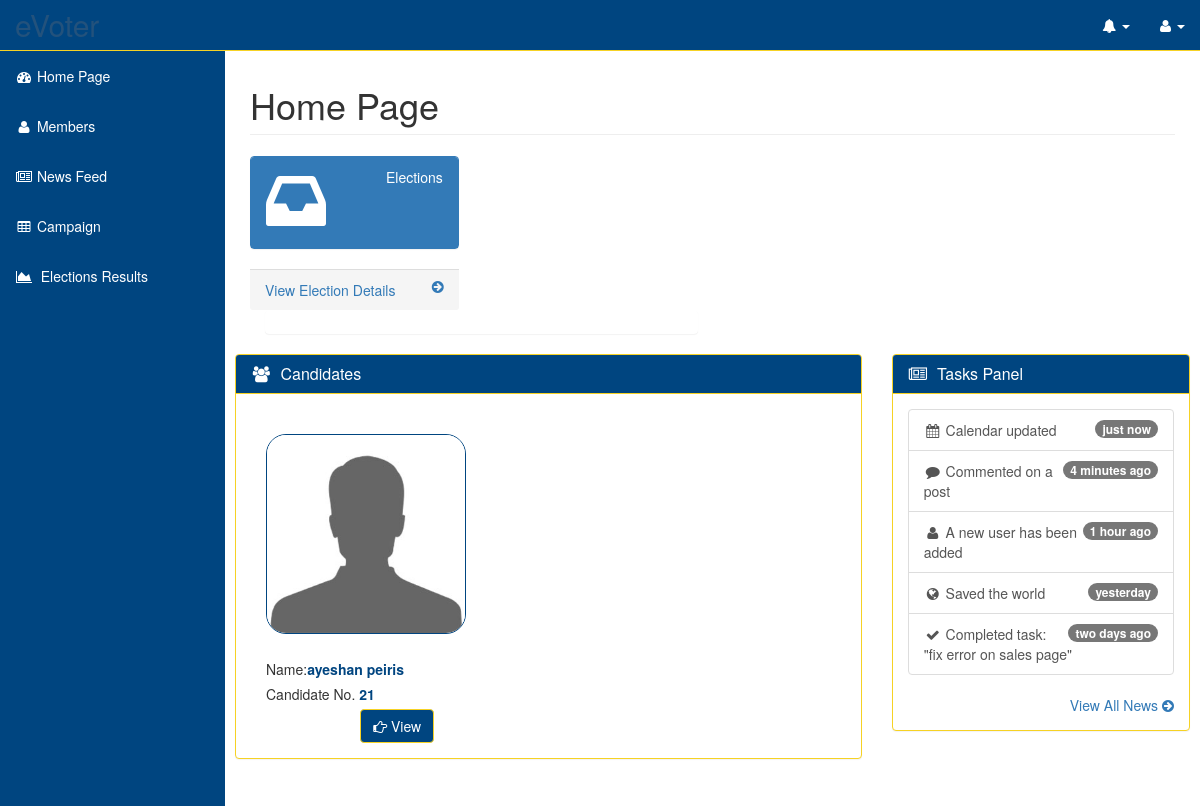
/app/view/memberHome.php, run on an earlier commit of the app's database.
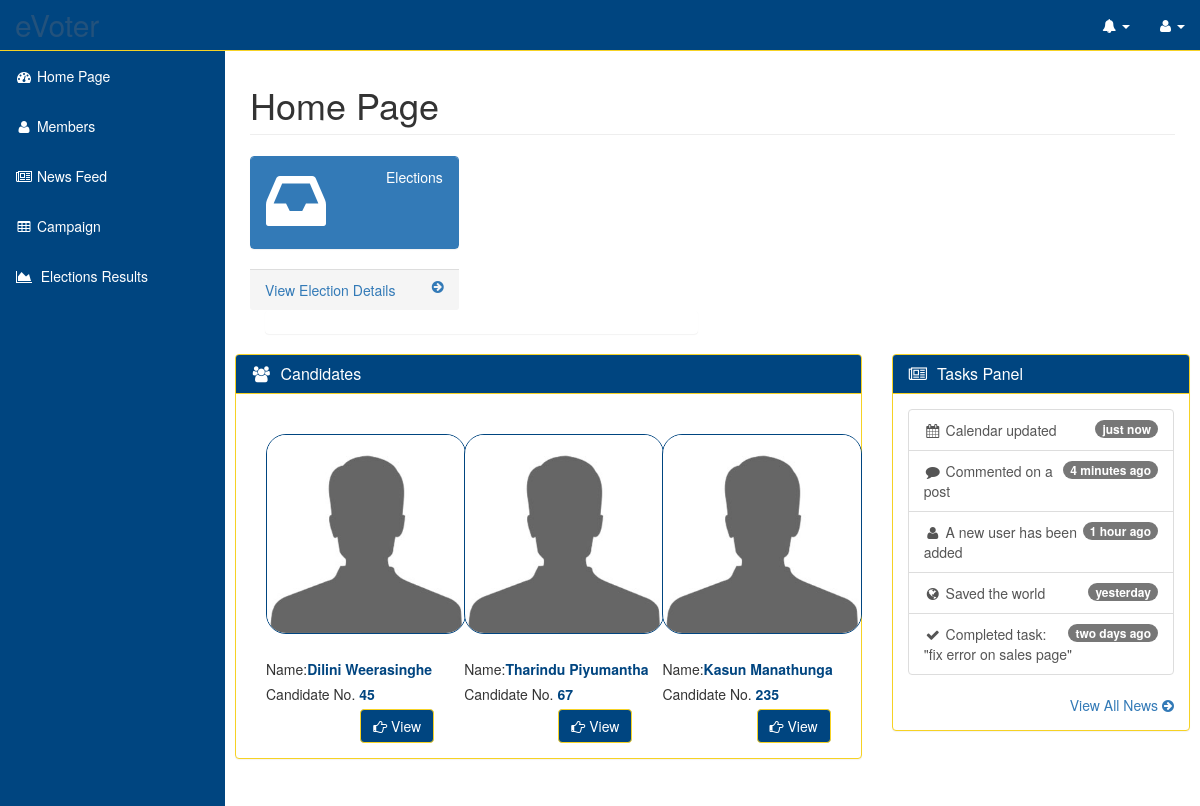
And on a later commit of the database.
### tables this page shows
CREATE TABLE IF NOT EXISTS `clubmember` (
  `memberID` int(11) NOT NULL,
  `name` varchar(50) NOT NULL,
  `NIC` varchar(10) NOT NULL,
  `email` varchar(50) NOT NULL,
  `mobileNumber` varchar(20) NOT NULL,
  `clubPost` varchar(50) NOT NULL,
  `profileImage` varchar(100) NOT NULL,
  `status` varchar(50) NOT NULL,
  `user_group` int(11) NOT NULL DEFAULT '1',
  `dateofjoin` date NOT NULL,
  `username` varchar(50) NOT NULL,
  `password` varchar(100) NOT NULL,
  `securityquestions` int(2) NOT NULL DEFAULT '0',
  PRIMARY KEY (`memberID`)
);

CREATE TABLE IF NOT EXISTS `candidate` (
  `electionID` int(11) NOT NULL,
  `memberID` int(11) NOT NULL,
  `candidateNo` int(11) NOT NULL,
  `symbolImage` varchar(100) NOT NULL,
  `result` int(11) DEFAULT NULL,
  PRIMARY KEY (`memberID`,`electionID`)
);

### app/view/memberHome.php (the view, shortened to what the changed rows need)
<?php
include "../templates/header.php";
require_once '../model/dbConfig.php';
?>
<body>
<div id="wrapper">
<div id="page-wrapper">
    <div class="container-fluid">
        <div class="row">
            <div class="col-lg-12">
                <h1 class="page-header"> Home Page </h1>
            </div>
        </div>
        </div>
        <div class="row">
            <div class="col-lg-8">
                <div class="panel panel-default">
                    <div class="panel-body">
                        <?php
                        $currentDate = date("Y-m-d");
                        $sql = "SELECT MIN(date),electionID FROM election WHERE date < '$currentDate'";
                        $result = mysqli_query($con, $sql);
                        while ($array = mysqli_fetch_row($result))
                        {
                            $electionID= $array[1];
                            $sql1 = "SELECT memberID,candidateNo,symbolImage FROM candidate WHERE electionID = '$electionID'";
                            $result1 = mysqli_query($con, $sql1);
                            while ($array1 = mysqli_fetch_row($result1)) {
                                $candidatememberID = $array1[0];
                                $candidatecandidateNo = $array1[1];
                                $sql2 = "SELECT * FROM clubmember WHERE memberID = '$candidatememberID'";
                                $result2 = mysqli_query($con, $sql2);
                                while ($array2 = mysqli_fetch_row($result2)) {
                                    $candidatename = $array2[1];
                                    ?>
                                    <div class="col-lg-4">
                                        <div class="candi_wrapper">
                                            <img class="candidate"
                                                 src="<?php echo SCRIPT_ROOT ?>/public/images/user-images/user1.jpg"
                                                 alt="">
                                            Name:<label
                                                style="color: #004580;text-align: center;"><?php echo $candidatename ?></label>
                                            <br>
                                            Candidate No. <label
                                                style="color: #004580;text-align: center;"><?php echo $candidatecandidateNo ?></label>
                                        </div>
                                        <div class="button">
                                            <a href="profile.php?value=<?php echo $candidatememberID ?>">
                                                <button type="button" name="btn-view"
                                                        class="btn btn-default btn-primary"
                                                        style="float: right;">
                                                    <i class="fa fa-hand-o-right"></i>&nbsp;View
                                                </button>
                                            </a>
                                        </div>
                                    </div>
                                <?php
                                }
                            }
                        }
                        ?>
                    </div>
                </div>
            </div>
        </div>
    </div>
</div>
</body>
</html>

What changed in the data, as far as the page shows it:
removed candidate: candidateNo "21"
no longer on this page (row edited): clubmember: name "ayeshan peiris"
added candidate: candidateNo "45"
added clubmember: name "Dilini Weerasinghe"
added candidate: candidateNo "67"
added clubmember: name "Tharindu Piyumantha"
added candidate: candidateNo "235"
added clubmember: name "Kasun Manathunga"
